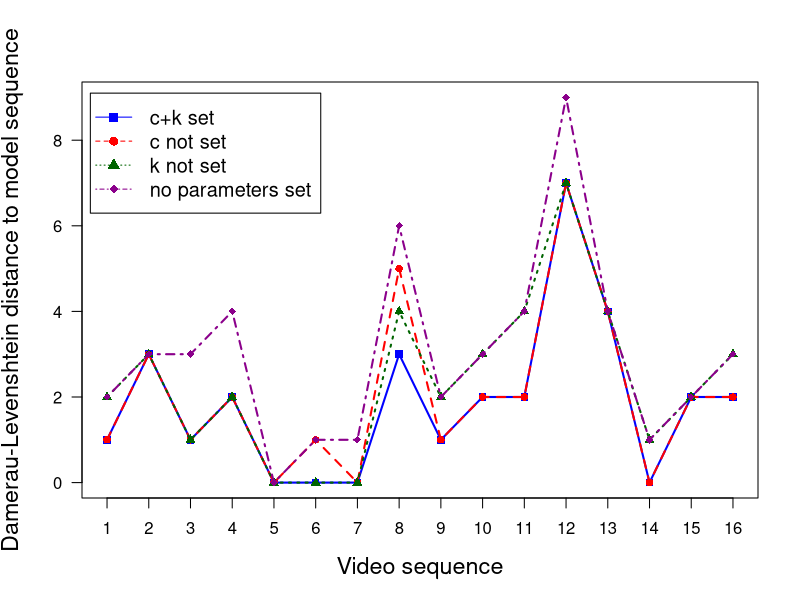

This figure's R source:
# Define data (x: videos, y: fit of model, edit distance with Damerau-Levenshtein)
xdata <- c(1,2,3,4,5,6,7,8,9,10,11,12,13,14,15,16)
model_ck <- c(1,3,1,2,0,0,0,3,1,2,2,7,4,0,2,2)
k_set <- c(1,3,1,2,0,1,0,5,1,2,2,7,4,0,2,2)
c_set <- c(2,3,1,2,0,0,0,4,2,3,4,7,4,1,2,3)
no_params <- c(2,3,3,4,0,1,1,6,2,3,4,9,4,1,2,3)

# Plot model, c+k set
plot(xdata, model_ck, type='o', col='blue', pch=15, lty=1, ylim=c(0,9), lwd=2, 
     ylab='Damerau-Levenshtein distance to model sequence',
     xlab='Video sequence', las=1, xaxt='n', cex.lab=1.4)
axis(side=1, at=1:16, labels=xdata, cex.axis=1)

# Plot model without c
points(xdata, k_set, col='red', pch=16)
lines(xdata, k_set, col='red', lty=2, lwd=2)

# Plot model without k
points(xdata, c_set, col='dark green', pch=17)
lines(xdata, c_set, col='dark green', lty=3, lwd=2)

# Plot greedy without params
points(xdata, no_params, col='dark magenta', pch=18)
lines(xdata, no_params, col='dark magenta', lty=4, lwd=2)

legend(0.6,9.1,legend=c('c+k set', 'c not set', 'k not set', 'no parameters set'), 
       col=c('blue', 'red', 'dark green', 'dark magenta'), 
       pch=c(15,16,17,18), lty=c(1,2,3,4), ncol=1, cex=1.2)